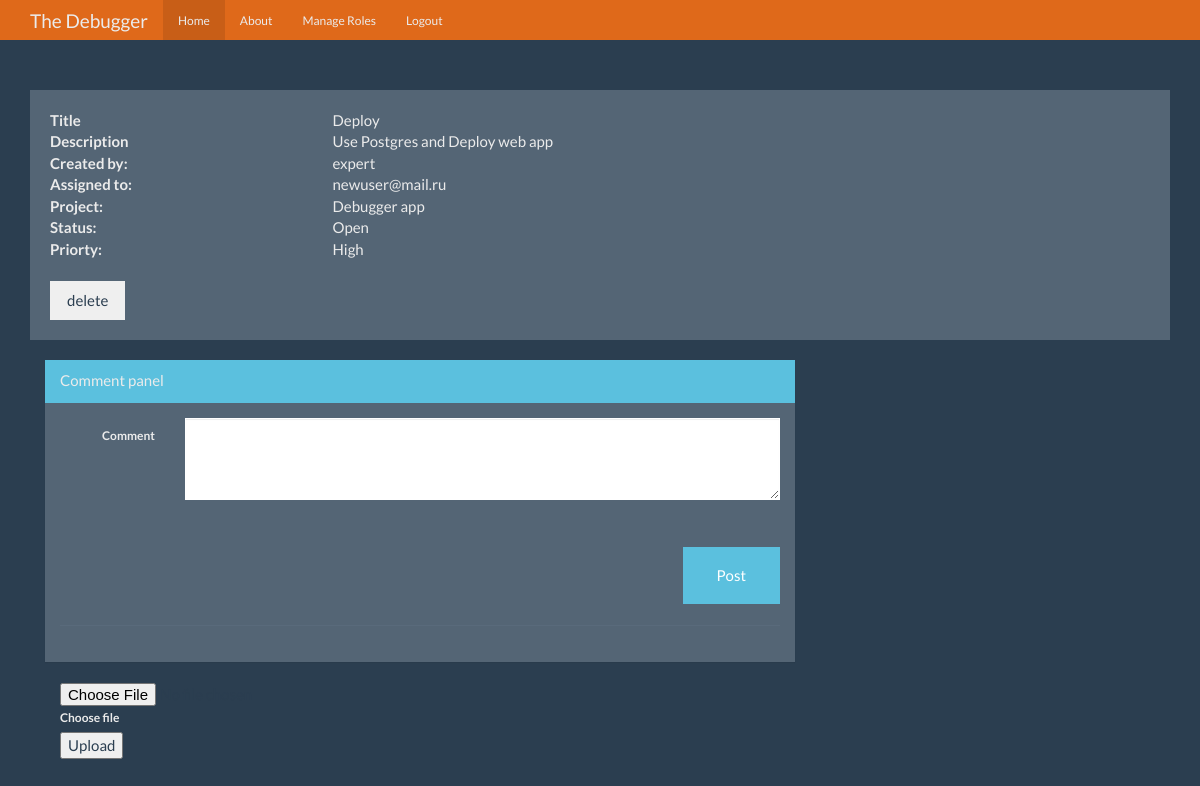
Page /ticket/17 (signed in) on the earlier database version.
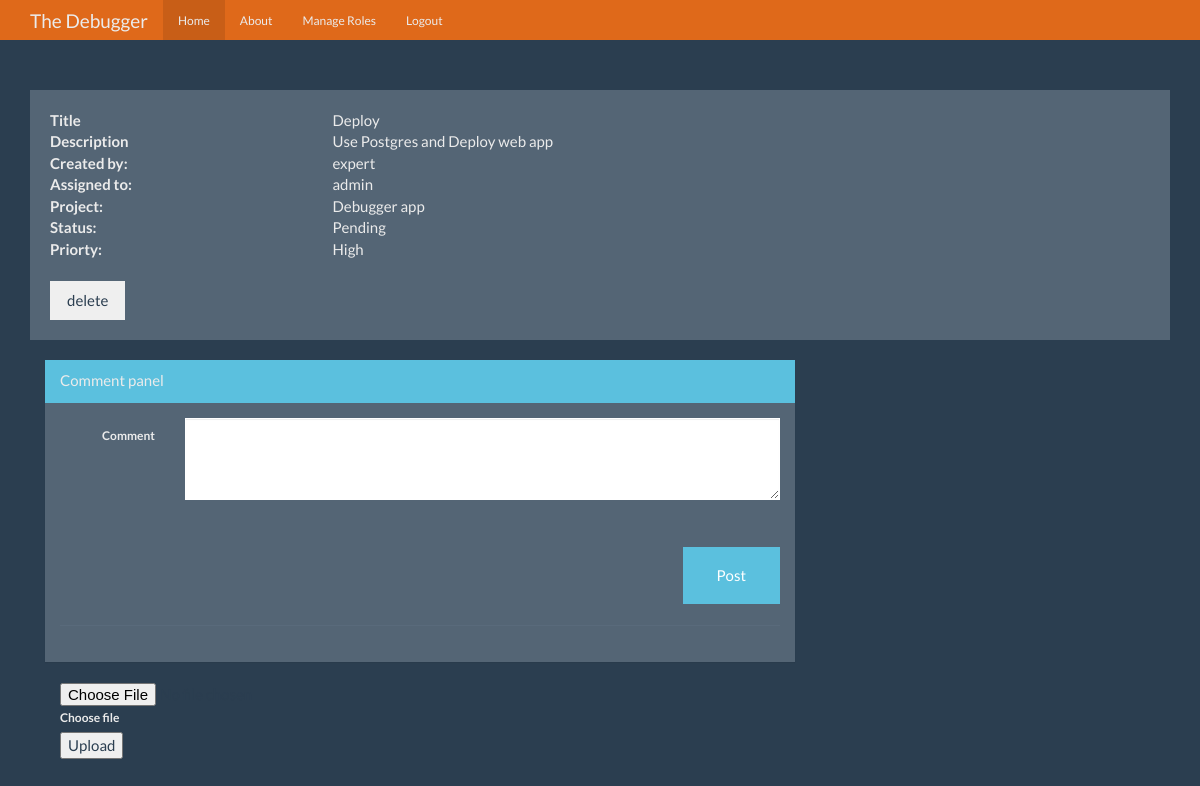
Same page on the later database version.
### debugger/models.py (models this page shows, shortened)
class Tickets(db.Model):
    id = db.Column(db.Integer,primary_key=True)
    title = db.Column(db.String(100),nullable=False)
    ticket_text = db.Column(db.Text,nullable=False)
    date_posted = db.Column(db.DateTime,nullable=False,default=datetime.utcnow)
    status = db.Column(db.String(30), nullable=False)
    priority = db.Column(db.String(30), nullable=False)
    created_by_id = db.Column(db.Integer, nullable=False)
    expert_id = db.Column(db.Integer, db.ForeignKey('users.id'),nullable=False)
    project_id = db.Column(db.Integer, db.ForeignKey('projects.id'),nullable=False)
    comment = db.relationship('Comment', backref='title', cascade="all,delete",lazy='dynamic')
    attach = db.relationship('Attachment', backref='ticket', cascade="all,delete", lazy='dynamic')

### debugger/tickets/routes.py (the view, shortened to what this page needs)
@tickets.route('/ticket/<int:ticket_id>',methods=['GET','POST'])
@login_required
def ticket(ticket_id):
    ticket = Tickets.query.get_or_404(ticket_id)
    com = Comment.query.filter_by(ticket_id=ticket.id).first()
    form = CommentForm()
    attachform = AttachForm()
    if form.validate_on_submit() and form.body.data:
        comment = Comment(body=form.body.data,ticket_id=ticket_id,author = current_user.username)
        db.session.add(comment)
        db.session.commit()
        flash('Your comment has been published.')
        return redirect(url_for('tickets.ticket', ticket_id=ticket_id))
    return render_template('ticket.html', title=ticket.title,ticket=ticket,form=form,comment=com,attachform=attachform)

### debugger/tickets/forms.py
class CommentForm(FlaskForm):
    body = TextAreaField('Comment', validators=[DataRequired()])
    submit = SubmitField('Post')

class AttachForm(FlaskForm):
    file = FileField('Upload file')
    submit = SubmitField('Upload')

### debugger/models.py (called while the page is built)
@login_manager.user_loader
def load_user(user_id):
    return Users.query.get(int(user_id))

### debugger/templates/ticket.html (shortened to what this page needs)
{% extends "base.html" %}
{% from "show_links.html" import show_links %}
{% block nav%}
          {{ show_links(current_user) }}
{% endblock %}
{% block body %}
<div class="well bs-component">
    <dl class="row">
      <dt class="col-sm-3">Title</dt>
      <dd class="col-sm-9">{{ ticket.title }}</dd>
      <dt class="col-sm-3">Description</dt>
      <dd class="col-sm-9">{{ ticket.ticket_text }}</dd>
      <dt class="col-sm-3">Created by:</dt>
      <dd class="col-sm-9">{{ ticket.created_by_id }}</dd>
      <dt class="col-sm-3">Assigned to:</dt>
      <dd class="col-sm-9">{{ ticket.expert_id }}</dd>
        <dt class="col-sm-3">Project:</dt>
      <dd class="col-sm-9">{{ ticket.project_id }}</dd>
        <dt class="col-sm-3">Status:</dt>
      <dd class="col-sm-9">{{ ticket.status }}</dd>
        <dt class="col-sm-3">Priorty:</dt>
      <dd class="col-sm-9">{{ ticket.priority }}</dd>
    </dl>
    <form action="{{ url_for ('tickets.delete_ticket', ticket_id=ticket.id ) }}" method="post">
        <input class=" btn " type="submit" value="delete">
    </form>
</div>
<form method="POST" action="" class="form-horizontal">
<div class="container">
<div class="row bootstrap snippets">
    <div class="col-md-8 col-sm-12">
        <div class="comment-wrapper">
            <div class="panel panel-info">
                <div class="panel-heading">
                    Comment panel
                </div>
                <div class="panel-body">
                    <div class="form-group">
                    <label class="col-lg-2 control-label">Comment</label>
                    <div class="col-lg-10">
                      <p>{{ form.body (class="form-control" , rows=3) }}</p>
                    </div>
                  </div>
                    <br>
                    <button type="button" class="btn btn-info pull-right">{{ form.submit (class="btn btn-info pull-right")}}</button>
                    <div class="clearfix"></div>
                    <hr>
                </div>
            </div>
        </div>
</div>
</div>
</form>
    <div class="container">
    <form method="POST" action="" class="was-validated" enctype="multipart/form-data">
              <div class="custom-file">
                  {{ attachform.file(class="custom-file-input") }}
                <label class="custom-file-label">Choose file</label>
              </div>
                {{ attachform.submit }}
    </form>
</div>
{% endblock %}

Differences in the rows shown:
changed Tickets "Deploy": expert_id "newuser@mail.ru" → "admin"; status "Open" → "Pending"
